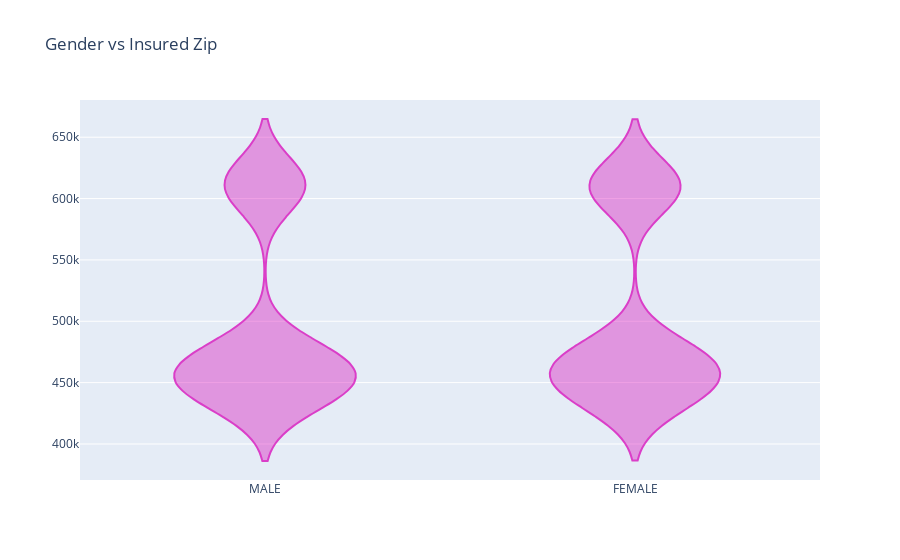

Write notebook code for a chart like this one.
### Code cell
trace = go.Violin(
          x = data['insured_sex'],
          y = data['insured_zip'],
          name = 'Gender vs Insured Zip',
          opacity = 0.75,
          marker = dict(
                 color = 'rgb(215, 5, 185, 0.5)'
          )
)
df = [trace]

layout = go.Layout(
    title = 'Gender vs Insured Zip')

fig = go.Figure(data = df, layout = layout)
py.iplot(fig)

### Figure 1 — Plotly figure (JSON) as saved in the notebook; plotly's stock layout.template omitted (floating-point values rounded to 4 significant figures; data arrays with more than 128 entries replaced by an {"elided": "..."} marker saying what was removed)
{"data": [{"marker": {"color": "rgb(215, 5, 185, 0.5)"}, "name": "Gender vs Insured Zip", "opacity": 0.75, "type": "violin", "x": {"elided": "1000 str values"}, "y": {"elided": "1000 int values"}}], "layout": {"title": {"text": "Gender vs Insured Zip"}}}
